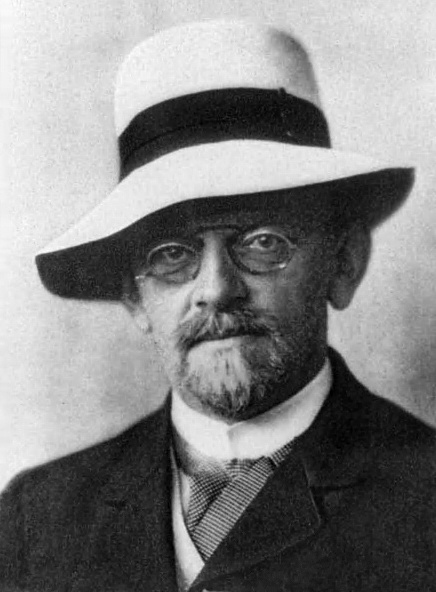
#> input picture sample_picture_02.jpg, 436 x 592 px
$ jupyter execute rotation_scaled_after.ipynb
#> lines starting #> are read from the running program, lines starting #| are printed output that depends on the picture; long printed decimals are rounded
[cell 1]
import cv2
import matplotlib.pyplot as plt
import numpy as np

[cell 2]
def define_corners(cX, cY):
    """
    Assigns the coordinates of the coordinates according to the distance in the x direction (cX)
    and the distance in the y direction (cY)
    """
    a = np.array([[-cX, cY]]).T
    b = np.array([[-cX, -cY]]).T
    c = np.array([[cX, -cY]]).T
    d = np.array([[cX, cY]]).T
    return a, b, c, d


def rotate_corners(rotation_matrix, corners):
    """
    Calculates the coordinates of the rotated corners
    """
    a, b, c, d = corners
    ap = np.dot(rotation_matrix, a)
    bp = np.dot(rotation_matrix, b)
    cp = np.dot(rotation_matrix, c)
    dp = np.dot(rotation_matrix, d)
    return ap, bp, cp, dp


def growth_length(P, growth_vector, point_line, direction_vector):
    """
    Finds the scalar (t) for the intersection point of line
    l1: point_line + s*direction_vector
    l2: P + t*growth_vector
    """
    direction_vector = direction_vector/np.linalg.norm(direction_vector)
    M = np.concatenate([direction_vector, -growth_vector], axis=1)
    x = np.linalg.solve(M, P-point_line)
    return x[1,0]


def find_scale(objective_point, side_points, growth_vector):
    """
    Finds the scale up factor for the rotated image
    """
    growth_vector = growth_vector/np.linalg.norm(growth_vector)
    initial_point, destination_point = side_points
    direction_vector = destination_point - initial_point
    point_in_line = objective_point + growth_length(objective_point, growth_vector, initial_point, direction_vector)*growth_vector
    scale = objective_point[0,0]/point_in_line[0,0]
    return scale

Load image

[cell 3]
im = cv2.imread('sample_picture_02.jpg')
#> im is the input picture: shape (592, 436, 3); min 0, max 255, mean 131.4

fig, ax = plt.subplots(figsize=(12,8))
plt.imshow(im[:, :, [2,1,0]])

[cell 4]
(h, w) = im.shape[:2]
#> h = 592; w = 436
(cX, cY) = (w//2, h//2)
#> cX = 218; cY = 296

[cell 5]
(h, w)
#> Out = (592, 436)

Choose the rotation angle

[cell 6]
angle = 45 # degrees
theta = np.pi*45/180

M = cv2.getRotationMatrix2D((cX, cY), 180*theta/np.pi, 1)
im_rotated = cv2.warpAffine(im, M, (w, h))
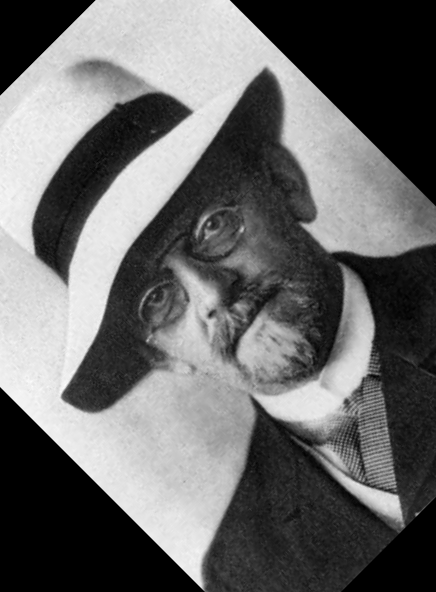
#> im_rotated: shape (592, 436, 3); min 0, max 253, mean 105.3

fig, ax = plt.subplots(figsize=(12,8))
plt.imshow(im_rotated[:, :, [2,1,0]])

Definition of the rotation matrix, the corners of the original image and the corners of the rotated image

[cell 7]
rotation_matrix = np.array(
    [
        [np.cos(theta), -np.sin(theta)],
        [np.sin(theta), np.cos(theta)]
    ]
)

a, b, c, d = define_corners(cX, cY)
#> a = [-218, 296]; b = [-218, -296]; c = [218, -296]; d = [218, 296]
ap, bp, cp, dp = rotate_corners(rotation_matrix, (a, b, c, d))
#> ap = [-363.5, 55.15]

The definition of the border lines is different depending if the angle is positive or negative.

[cell 8]
if theta > 0:
    scale_up_a = find_scale(a, (ap, dp), np.array([[-w, h]]).T)
    scale_up_b = find_scale(b, (bp, ap), np.array([[-w, -h]]).T)
else:
    scale_up_a = find_scale(a, (bp, ap), np.array([[-w, h]]).T)
    scale_up_b = find_scale(b, (cp, bp), np.array([[-w, -h]]).T)

Rotate and scale up the image according to the scale up factor (max_scale)

[cell 9]
max_scale = max([scale_up_a, scale_up_b])
print(max_scale)
#| 1.667
M = cv2.getRotationMatrix2D((cX, cY), 180*theta/np.pi, max_scale)
im_rotated = cv2.warpAffine(im, M, (w, h))
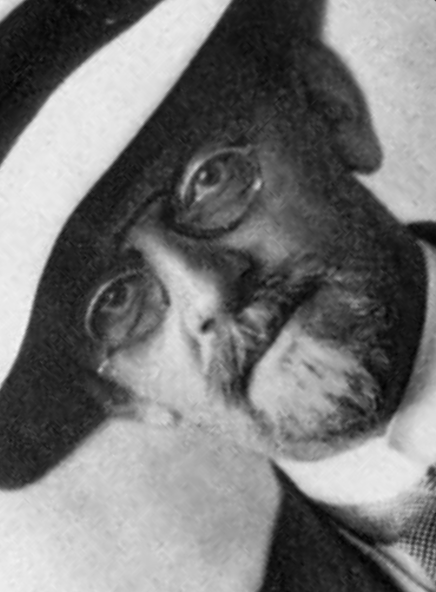
#> im_rotated: shape (592, 436, 3); min 1, max 245, mean 120.2

fig, ax = plt.subplots(figsize=(12,8))
plt.imshow(im_rotated[:, :, [2,1,0]])

Check the one of the corners. It should not be black

[cell 10]
print(im_rotated[h-1, 0, :])
#| [236 236 236]
plt.imshow(im_rotated[h-10:, :10, :][:, :, [2,1,0]])
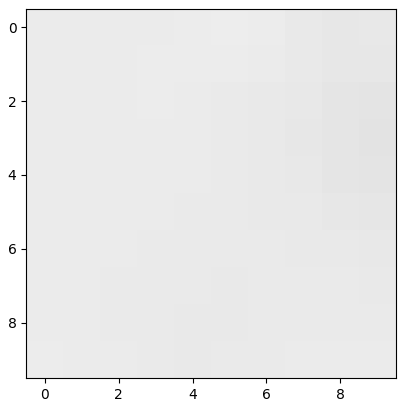
#> figure drawn by matplotlib, 1 panel
